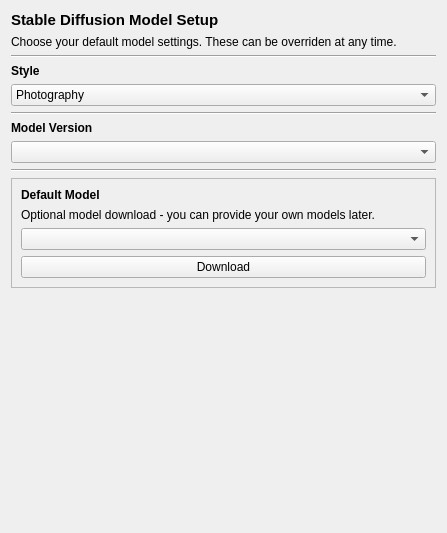
<?xml version="1.0" encoding="UTF-8"?>
<ui version="4.0">
 <class>stable_diffusion_model_setup</class>
 <widget class="QWidget" name="stable_diffusion_model_setup">
  <property name="geometry">
   <rect>
    <x>0</x>
    <y>0</y>
    <width>447</width>
    <height>533</height>
   </rect>
  </property>
  <property name="windowTitle">
   <string>Form</string>
  </property>
  <layout class="QGridLayout" name="gridLayout">
   <item row="9" column="0">
    <widget class="QFrame" name="frame">
     <property name="frameShape">
      <enum>QFrame::Shape::StyledPanel</enum>
     </property>
     <property name="frameShadow">
      <enum>QFrame::Shadow::Raised</enum>
     </property>
     <layout class="QGridLayout" name="gridLayout_2">
      <item row="2" column="0">
       <widget class="QComboBox" name="comboBox_3"/>
      </item>
      <item row="1" column="0">
       <widget class="QLabel" name="label_6">
        <property name="text">
         <string>Optional model download - you can provide your own models later.</string>
        </property>
        <property name="wordWrap">
         <bool>true</bool>
        </property>
       </widget>
      </item>
      <item row="0" column="0">
       <widget class="QLabel" name="label_5">
        <property name="font">
         <font>
          <bold>true</bold>
         </font>
        </property>
        <property name="text">
         <string>Default Model</string>
        </property>
       </widget>
      </item>
      <item row="3" column="0">
       <widget class="QPushButton" name="pushButton">
        <property name="text">
         <string>Download</string>
        </property>
       </widget>
      </item>
     </layout>
    </widget>
   </item>
   <item row="8" column="0">
    <widget class="Line" name="line_3">
     <property name="orientation">
      <enum>Qt::Orientation::Horizontal</enum>
     </property>
    </widget>
   </item>
   <item row="13" column="0">
    <spacer name="verticalSpacer">
     <property name="orientation">
      <enum>Qt::Orientation::Vertical</enum>
     </property>
     <property name="sizeHint" stdset="0">
      <size>
       <width>20</width>
       <height>40</height>
      </size>
     </property>
    </spacer>
   </item>
   <item row="1" column="0">
    <widget class="QLabel" name="label_2">
     <property name="text">
      <string>Choose your default model settings. These can be overriden at any time.</string>
     </property>
     <property name="wordWrap">
      <bool>true</bool>
     </property>
    </widget>
   </item>
   <item row="0" column="0">
    <widget class="QLabel" name="label">
     <property name="font">
      <font>
       <pointsize>11</pointsize>
       <bold>true</bold>
      </font>
     </property>
     <property name="text">
      <string>Stable Diffusion Model Setup</string>
     </property>
    </widget>
   </item>
   <item row="7" column="0">
    <widget class="QComboBox" name="comboBox_2"/>
   </item>
   <item row="4" column="0">
    <widget class="QComboBox" name="comboBox">
     <item>
      <property name="text">
       <string>Photography</string>
      </property>
     </item>
     <item>
      <property name="text">
       <string>Illustration</string>
      </property>
     </item>
    </widget>
   </item>
   <item row="2" column="0">
    <widget class="Line" name="line">
     <property name="orientation">
      <enum>Qt::Orientation::Horizontal</enum>
     </property>
    </widget>
   </item>
   <item row="3" column="0">
    <widget class="QLabel" name="label_3">
     <property name="font">
      <font>
       <bold>true</bold>
      </font>
     </property>
     <property name="text">
      <string>Style</string>
     </property>
    </widget>
   </item>
   <item row="5" column="0">
    <widget class="Line" name="line_2">
     <property name="orientation">
      <enum>Qt::Orientation::Horizontal</enum>
     </property>
    </widget>
   </item>
   <item row="6" column="0">
    <widget class="QLabel" name="label_4">
     <property name="font">
      <font>
       <bold>true</bold>
      </font>
     </property>
     <property name="text">
      <string>Model Version</string>
     </property>
    </widget>
   </item>
  </layout>
 </widget>
 <resources/>
 <connections/>
</ui>
